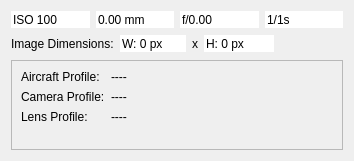
<?xml version="1.0" encoding="UTF-8"?>
<ui version="4.0">
 <class>OverviewProfile</class>
 <widget class="QWidget" name="OverviewProfile">
  <property name="geometry">
   <rect>
    <x>0</x>
    <y>0</y>
    <width>354</width>
    <height>161</height>
   </rect>
  </property>
  <property name="windowTitle">
   <string>Form</string>
  </property>
  <layout class="QVBoxLayout" name="verticalLayout">
   <item>
    <layout class="QGridLayout" name="gridLayout_2">
     <item row="0" column="2">
      <widget class="QDoubleSpinBox" name="aperture">
       <property name="toolTip">
        <string>&lt;html&gt;&lt;head/&gt;&lt;body&gt;&lt;p&gt;&lt;span style=&quot; font-weight:600;&quot;&gt;Aperture size &lt;/span&gt;(f/-stop)&lt;/p&gt;&lt;/body&gt;&lt;/html&gt;</string>
       </property>
       <property name="inputMethodHints">
        <set>Qt::ImhNone</set>
       </property>
       <property name="frame">
        <bool>false</bool>
       </property>
       <property name="readOnly">
        <bool>true</bool>
       </property>
       <property name="buttonSymbols">
        <enum>QAbstractSpinBox::NoButtons</enum>
       </property>
       <property name="prefix">
        <string>f/</string>
       </property>
       <property name="decimals">
        <number>2</number>
       </property>
       <property name="singleStep">
        <double>0.100000000000000</double>
       </property>
       <property name="stepType">
        <enum>QAbstractSpinBox::AdaptiveDecimalStepType</enum>
       </property>
       <property name="value">
        <double>0.000000000000000</double>
       </property>
      </widget>
     </item>
     <item row="0" column="0">
      <widget class="QSpinBox" name="iso">
       <property name="toolTip">
        <string>&lt;html&gt;&lt;head/&gt;&lt;body&gt;&lt;p&gt;&lt;span style=&quot; font-weight:600;&quot;&gt;Sensor sensetivity to light &lt;/span&gt;&lt;/p&gt;&lt;p&gt;record only&lt;/p&gt;&lt;/body&gt;&lt;/html&gt;</string>
       </property>
       <property name="frame">
        <bool>false</bool>
       </property>
       <property name="readOnly">
        <bool>true</bool>
       </property>
       <property name="buttonSymbols">
        <enum>QAbstractSpinBox::NoButtons</enum>
       </property>
       <property name="prefix">
        <string>ISO </string>
       </property>
       <property name="maximum">
        <number>99999</number>
       </property>
       <property name="singleStep">
        <number>10</number>
       </property>
       <property name="value">
        <number>100</number>
       </property>
      </widget>
     </item>
     <item row="0" column="3">
      <widget class="QSpinBox" name="shutterSpeed">
       <property name="toolTip">
        <string>&lt;html&gt;&lt;head/&gt;&lt;body&gt;&lt;p&gt;&lt;span style=&quot; font-weight:600;&quot;&gt;Shutter speed (exposure time) &lt;/span&gt;&lt;/p&gt;&lt;p&gt;record only&lt;/p&gt;&lt;/body&gt;&lt;/html&gt;</string>
       </property>
       <property name="frame">
        <bool>false</bool>
       </property>
       <property name="readOnly">
        <bool>true</bool>
       </property>
       <property name="buttonSymbols">
        <enum>QAbstractSpinBox::NoButtons</enum>
       </property>
       <property name="suffix">
        <string>s</string>
       </property>
       <property name="prefix">
        <string>1/</string>
       </property>
       <property name="maximum">
        <number>99999</number>
       </property>
       <property name="singleStep">
        <number>10</number>
       </property>
       <property name="value">
        <number>1</number>
       </property>
      </widget>
     </item>
     <item row="0" column="1">
      <widget class="QDoubleSpinBox" name="focalLen">
       <property name="toolTip">
        <string>&lt;html&gt;&lt;head/&gt;&lt;body&gt;&lt;p&gt;&lt;span style=&quot; font-weight:600;&quot;&gt;Focal length&lt;/span&gt; (mm)&lt;/p&gt;&lt;/body&gt;&lt;/html&gt;</string>
       </property>
       <property name="inputMethodHints">
        <set>Qt::ImhNone</set>
       </property>
       <property name="frame">
        <bool>false</bool>
       </property>
       <property name="readOnly">
        <bool>true</bool>
       </property>
       <property name="buttonSymbols">
        <enum>QAbstractSpinBox::NoButtons</enum>
       </property>
       <property name="suffix">
        <string> mm</string>
       </property>
       <property name="decimals">
        <number>2</number>
       </property>
      </widget>
     </item>
    </layout>
   </item>
   <item>
    <layout class="QGridLayout" name="gridLayout">
     <item row="0" column="5">
      <spacer name="horizontalSpacer_4">
       <property name="orientation">
        <enum>Qt::Horizontal</enum>
       </property>
       <property name="sizeHint" stdset="0">
        <size>
         <width>40</width>
         <height>20</height>
        </size>
       </property>
      </spacer>
     </item>
     <item row="0" column="2">
      <widget class="QDoubleSpinBox" name="imageDimWidth">
       <property name="sizePolicy">
        <sizepolicy hsizetype="Preferred" vsizetype="Fixed">
         <horstretch>0</horstretch>
         <verstretch>0</verstretch>
        </sizepolicy>
       </property>
       <property name="toolTip">
        <string>&lt;html&gt;&lt;head/&gt;&lt;body&gt;&lt;p&gt;&lt;span style=&quot; font-weight:600;&quot;&gt;Image width&lt;/span&gt;&lt;/p&gt;&lt;/body&gt;&lt;/html&gt;</string>
       </property>
       <property name="inputMethodHints">
        <set>Qt::ImhNone</set>
       </property>
       <property name="frame">
        <bool>false</bool>
       </property>
       <property name="readOnly">
        <bool>true</bool>
       </property>
       <property name="buttonSymbols">
        <enum>QAbstractSpinBox::NoButtons</enum>
       </property>
       <property name="prefix">
        <string>W: </string>
       </property>
       <property name="suffix">
        <string> px</string>
       </property>
       <property name="decimals">
        <number>0</number>
       </property>
       <property name="maximum">
        <double>9999.000000000000000</double>
       </property>
      </widget>
     </item>
     <item row="0" column="3">
      <widget class="QLabel" name="x_spacer_3">
       <property name="font">
        <font>
         <weight>50</weight>
         <bold>false</bold>
        </font>
       </property>
       <property name="text">
        <string>x</string>
       </property>
      </widget>
     </item>
     <item row="0" column="1">
      <widget class="QLabel" name="label_3">
       <property name="text">
        <string>Image Dimensions:</string>
       </property>
      </widget>
     </item>
     <item row="0" column="4">
      <widget class="QDoubleSpinBox" name="imageDimLength">
       <property name="sizePolicy">
        <sizepolicy hsizetype="Expanding" vsizetype="Fixed">
         <horstretch>0</horstretch>
         <verstretch>0</verstretch>
        </sizepolicy>
       </property>
       <property name="toolTip">
        <string>&lt;html&gt;&lt;head/&gt;&lt;body&gt;&lt;p&gt;&lt;span style=&quot; font-weight:600;&quot;&gt;Image height&lt;/span&gt;&lt;/p&gt;&lt;/body&gt;&lt;/html&gt;</string>
       </property>
       <property name="inputMethodHints">
        <set>Qt::ImhNone</set>
       </property>
       <property name="frame">
        <bool>false</bool>
       </property>
       <property name="readOnly">
        <bool>true</bool>
       </property>
       <property name="buttonSymbols">
        <enum>QAbstractSpinBox::NoButtons</enum>
       </property>
       <property name="prefix">
        <string>H: </string>
       </property>
       <property name="suffix">
        <string> px</string>
       </property>
       <property name="decimals">
        <number>0</number>
       </property>
       <property name="maximum">
        <double>9999.000000000000000</double>
       </property>
      </widget>
     </item>
    </layout>
   </item>
   <item>
    <widget class="QFrame" name="frame">
     <property name="frameShape">
      <enum>QFrame::StyledPanel</enum>
     </property>
     <property name="frameShadow">
      <enum>QFrame::Plain</enum>
     </property>
     <layout class="QFormLayout" name="formLayout">
      <item row="0" column="0">
       <widget class="QLabel" name="label_6">
        <property name="sizePolicy">
         <sizepolicy hsizetype="Preferred" vsizetype="Preferred">
          <horstretch>0</horstretch>
          <verstretch>0</verstretch>
         </sizepolicy>
        </property>
        <property name="text">
         <string>Aircraft Profile:</string>
        </property>
       </widget>
      </item>
      <item row="0" column="1">
       <widget class="QLabel" name="aircraftProfileName">
        <property name="text">
         <string>----</string>
        </property>
       </widget>
      </item>
      <item row="1" column="0">
       <widget class="QLabel" name="label_4">
        <property name="text">
         <string>Camera Profile:</string>
        </property>
       </widget>
      </item>
      <item row="1" column="1">
       <widget class="QLabel" name="cameraProfileName">
        <property name="text">
         <string>----</string>
        </property>
        <property name="alignment">
         <set>Qt::AlignLeading|Qt::AlignLeft|Qt::AlignVCenter</set>
        </property>
       </widget>
      </item>
      <item row="2" column="0">
       <widget class="QLabel" name="label_5">
        <property name="sizePolicy">
         <sizepolicy hsizetype="Preferred" vsizetype="Preferred">
          <horstretch>0</horstretch>
          <verstretch>0</verstretch>
         </sizepolicy>
        </property>
        <property name="text">
         <string>Lens Profile:</string>
        </property>
       </widget>
      </item>
      <item row="2" column="1">
       <widget class="QLabel" name="lensProfileName">
        <property name="text">
         <string>----</string>
        </property>
       </widget>
      </item>
     </layout>
    </widget>
   </item>
  </layout>
 </widget>
 <tabstops>
  <tabstop>iso</tabstop>
  <tabstop>focalLen</tabstop>
  <tabstop>aperture</tabstop>
  <tabstop>shutterSpeed</tabstop>
  <tabstop>imageDimWidth</tabstop>
  <tabstop>imageDimLength</tabstop>
 </tabstops>
 <resources/>
 <connections/>
</ui>
